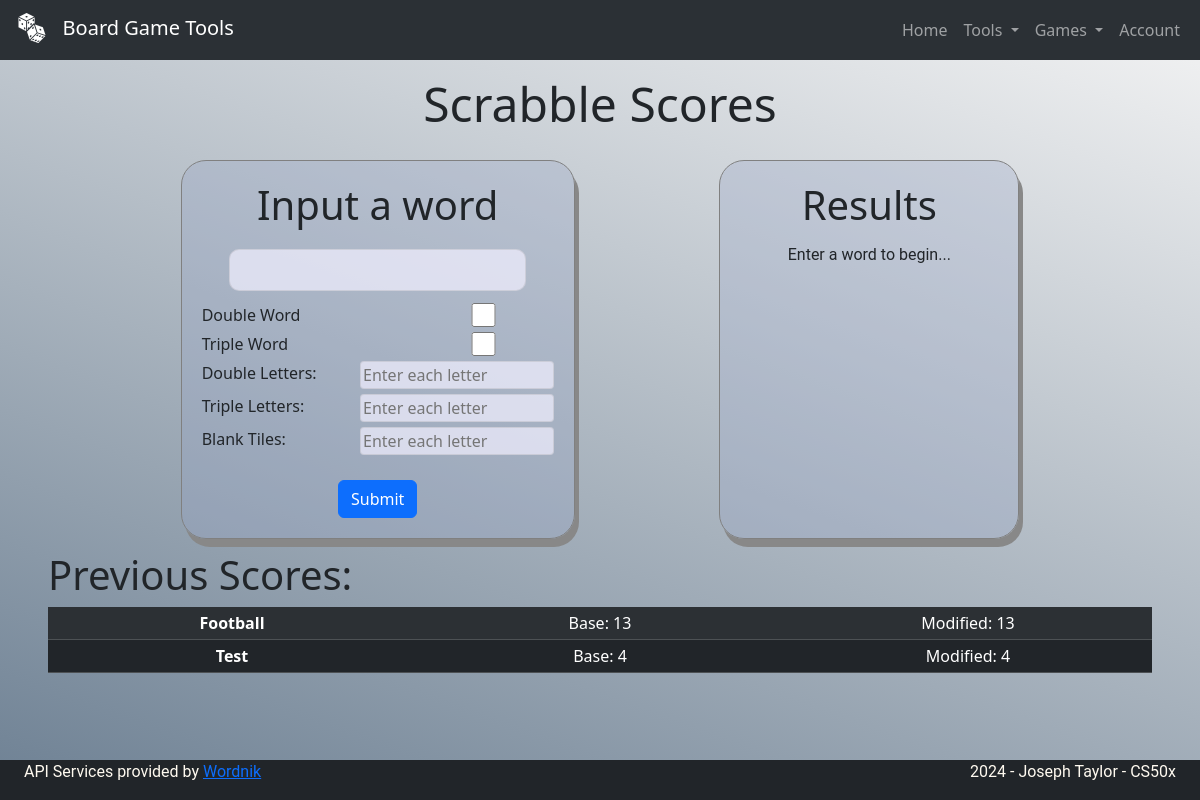
Before: /games/scrabble (signed in) with the older database file.
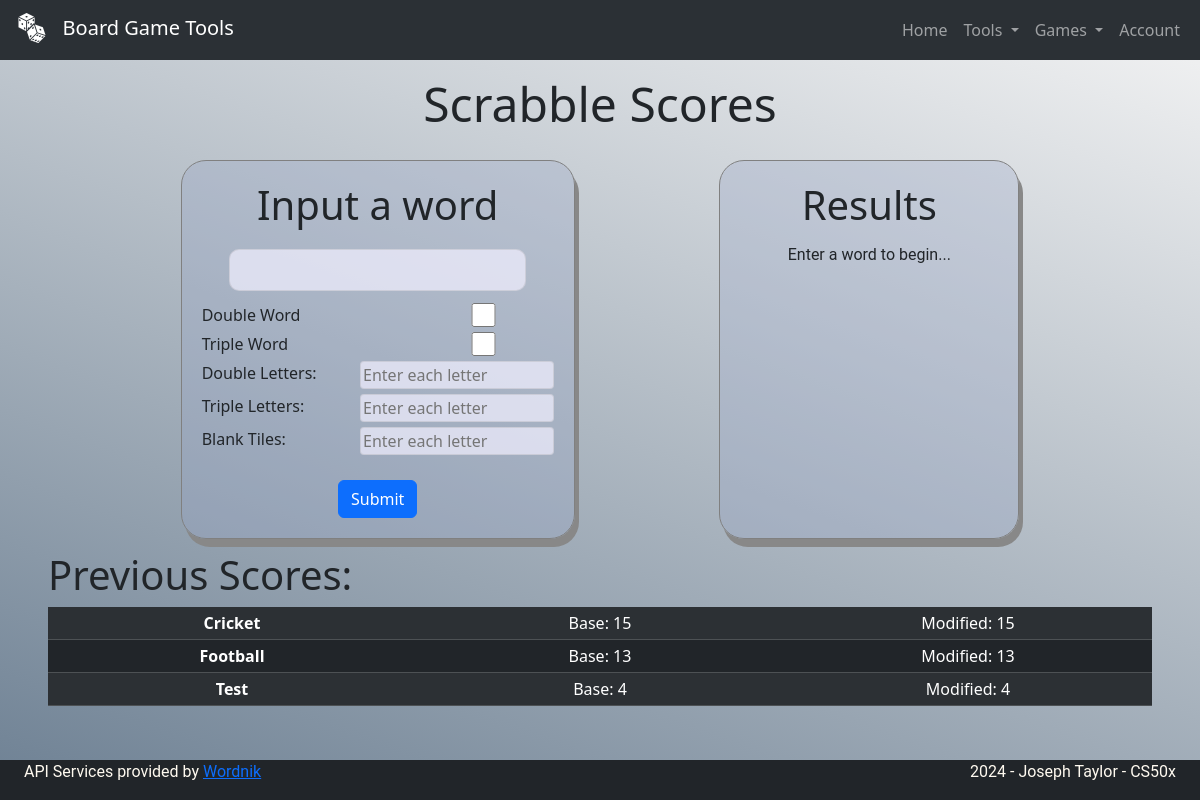
After: the same page with the newer database file.
### tables this page shows
CREATE TABLE scrabble (id INTEGER PRIMARY KEY AUTOINCREMENT NOT NULL, user_id INTEGER NOT NULL, word TEXT, base_score INTEGER, mod_score INTEGER, FOREIGN KEY (user_id) REFERENCES users(id));

### app.py (the view)
@app.route("/games/scrabble", methods=["GET", "POST"])
def scrabble():
    if session.get("user_id") is None:
            history = None
    else:
        history = db.execute(
            "SELECT * FROM scrabble WHERE user_id = ? ORDER BY id DESC LIMIT 5", session.get("user_id")
        )
    if request.method == "POST":
        word = request.form.get("word").lower()
        if not word:
            return redirect("/games/scrabble")
        try:
            result = wordApi.getScrabbleScore(word).value
            modified_result = result
            if request.form.get("blank"):
                for i in blanks(request.form.get("blank")):
                    modified_result = modified_result - i
            if request.form.get("dbl-ltr"):
                for i in double_letter(request.form.get("dbl-ltr")):
                    modified_result = modified_result + i
            if request.form.get("trb-ltr"):
                for i in triple_letter(request.form.get("trb-ltr")):
                    modified_result = modified_result + i
            if request.form.get("dbl-wrd"):
                modified_result = double_word(modified_result)
            if request.form.get("trb-wrd"):
                modified_result = triple_word(modified_result)
        except:
            result = "Invalid Word"
            modified_result = "Invalid Word"
        if session.get("user_id") is not None:
            db_result = 0
            db_mod_result = 0
            if result != "Invalid Word":
                db_result = result
                db_mod_result = modified_result
            db.execute(
                "INSERT INTO scrabble (user_id, word, base_score, mod_score) VALUES (?,?,?,?)", session.get("user_id"), request.form.get("word").lower(), db_result, db_mod_result
            )
        return render_template("scrabble.html", word=word, result=result, score=modified_result, history=history)
    else:
        return render_template("scrabble.html", history=history)

### templates/scrabble.html (shortened to what this page needs)
{% extends "layout.html" %}
{% block main %}
<h1 class="display-5">Scrabble Scores</h1>
<div style="display:flex; justify-content: space-evenly; flex-direction: row; flex-wrap: wrap-reverse;">
    <div class="centred-input frosted">
        <div style="display:flex; flex-direction: column; justify-content: center; align-items: center;">
            <h2 class="display-6">Input a word</h2>
            <form method="post", action="/games/scrabble">
                <input class="centred-input" style="border-radius: 10px; height: 30px; width:100%; text-align: center;" type="text" name="word" required>
        </div>
        <div>
            <div style="display:flex; flex-direction: row; justify-content: space-between; padding-bottom: 5px;">
                <label for="dbl-wrd" style="text-align: right;">Double Word</label>
                <input type="checkbox" name="dbl-wrd">
            </div>
            <div style="display:flex; flex-direction: row; justify-content: space-between; padding-bottom: 5px;">
                <label for="trb-wrd">Triple Word</label>
                <input type="checkbox" name="trb-wrd">
            </div>
            <div style="display:flex; flex-direction: row; justify-content: space-between; padding-bottom: 5px;">
                <label for="dbl-ltr">Double Letters: </label>
                <input type="text" name="dbl-ltr" placeholder="Enter each letter" style="width: 55%">
            </div>
            <div style="display:flex; flex-direction: row; justify-content: space-between; padding-bottom: 5px;">
                <label for="trb-ltr">Triple Letters: </label>
                <input type="text" name="trb-ltr" placeholder="Enter each letter" style="width: 55%">
            </div>
            <div style="display:flex; flex-direction: row; justify-content: space-between; padding-bottom: 5px;">
                <label for="blank">Blank Tiles: </label>
                <input type="text" name="blank" placeholder="Enter each letter" style="width: 55%">
            </div>
        </div>
        <div class="centred-button">
            <button class="btn btn-primary">Submit</button>
        </div>
    </div>
    <div class="centred-input frosted" style="min-width: 300px; display:flex; flex-direction: column; align-items: center;">
        <h2 class="display-6">Results</h2>
        {% if not word %}
            <p style="padding-top:6px">Enter a word to begin...</p>
        {% endif %}
    </div>
</div>
<h2 class="display-6">Previous Scores:</h2>
<div>
    {% if history == None  %}
        <p> To view Scrabble score history, <a href="/register">create an account</a> or <a href="/login">log in</a></p>
    {% elif history | length == 0 %}
        <p> To view Scrabble score history, submit some words!</p>
    {% else %}
        <table class="table table-striped table-dark table-sm table-responsive">
            {% for i in range(history | length) %}
                <tr>
                    <td>
                        <strong>{{ history[i]["word"] | capitalize }}  </strong>
                    </td>
                    <td>
                        {% if history[i]["base_score"] != 0 %}
                            Base: {{ history[i]["base_score"] }}
                        {% else %}
                            <i>Invalid</i>
                        {% endif %}
                    </td>
                    <td>
                        {% if history[i]["base_score"] != 0 %}
                            Modified: {{ history[i]["mod_score"] }}
                        {% else %}
                            <i>Invalid</i>
                        {% endif %}
                    </td>
                </tr>
            {% endfor %}
        </table>
    {% endif %}
{% endblock %}
{% block footer %}
    <p>API Services provided by <a href="https://wordnik.com/">Wordnik</a></p>
{% endblock %}

### templates/layout.html (shortened to what this page needs)
<!DOCTYPE html>
<html>
    <head>
        <link href="/static/styles.css" rel="stylesheet">
        <link href="https://cdn.jsdelivr.net/npm/bootstrap@5.3.3/dist/css/bootstrap.min.css" rel="stylesheet">
    </head>
    <body id="page-container">
        <nav class="navbar bg-dark navbar-expand-lg bg-body-tertiary" data-bs-theme="dark">
            <div class="container-fluid">
                <a class="navbar-brand" href="/"><img src="/static/images/dice_icon.svg" alt="Dice Icon" width="40" height="30" style="margin-right: 5%; margin-bottom: 2%;">Board Game Tools</a>
            <div class="collapse navbar-collapse" id="navbarNavDropdown" style="justify-content: right;">
                <ul class="navbar-nav">
                  <li class="nav-item">
                    <a class="nav-link" href="/">Home</a>
                  </li>
                  <li class="nav-item dropdown">
                    <a class="nav-link dropdown-toggle" role="button" data-bs-toggle="dropdown" aria-expanded="false">
                      Tools
                    </a>
                  </li>
                  <li class="nav-item dropdown">
                    <a class="nav-link dropdown-toggle" role="button" data-bs-toggle="dropdown" aria-expanded="false">
                      Games
                    </a>
                  </li>
                  <li class="nav-item">
                    <a class="nav-link" href="/account">Account</a>
                  </li>
                </ul>
            </div>
        </nav>
        <main id="content-wrap">
            <div>
                {% block main %}{% endblock %}
            </div>
        </main>
        <footer id="footer">
            <div id="footer-content" style="display: flex; justify-content: space-between; align-items: baseline;">
              <div>
                {% block footer %}{% endblock %}
              </div>
              <div>
                <p>2024 - Joseph Taylor - CS50x</p>
              </div>
            </div>
        </footer>
    </body>
</html>

### static/styles.css (style rules this page uses)
#page-container { position: relative; min-height: 100vh; background-color: whitesmoke; background-image: linear-gradient(20deg, rgb(109, 128, 147), whitesmoke); background-attachment: fixed; }
#content-wrap { padding-bottom: 2.5rem; margin-left: 4%; margin-right: 4%; }
#footer { position: absolute; bottom: 0; width: 100%; height: 2.5rem; background-color: #212529; }
#footer-content { margin-left: 2%; margin-right: 2%; color:floralwhite; }
td { width: 150px; }
.centred-input { display: flex; flex-direction: column; padding: 20px; margin: 12px; justify-self: center; border: 1px solid grey ; border-radius: 25px; }
label { text-wrap: nowrap; }
input { width: 40%; }
.centred-button { display: flex; justify-content: center; margin-top: 20px; }
.display-5 { margin-bottom: 15px; text-align: center; }
p { font-family: roboto; font-size: 1em; }
table { width: 100%; text-align: center; }
.frosted { background-color: rgba(153, 165, 199, 0.3); box-shadow: 4px 8px #888888; }
.frosted input { background-color: rgba(243, 240, 255, 0.7); accent-color: rgb(243, 240, 255); border: 1px solid rgba(128, 128, 128, 0.2) ; border-radius: 4px; }
.display-5 { margin-top: 15px; }

Changed rows visible on the page:
added scrabble: word "Cricket", base_score "15", mod_score "15"
Other visible differences:
new list line: "Base: Modified:"
